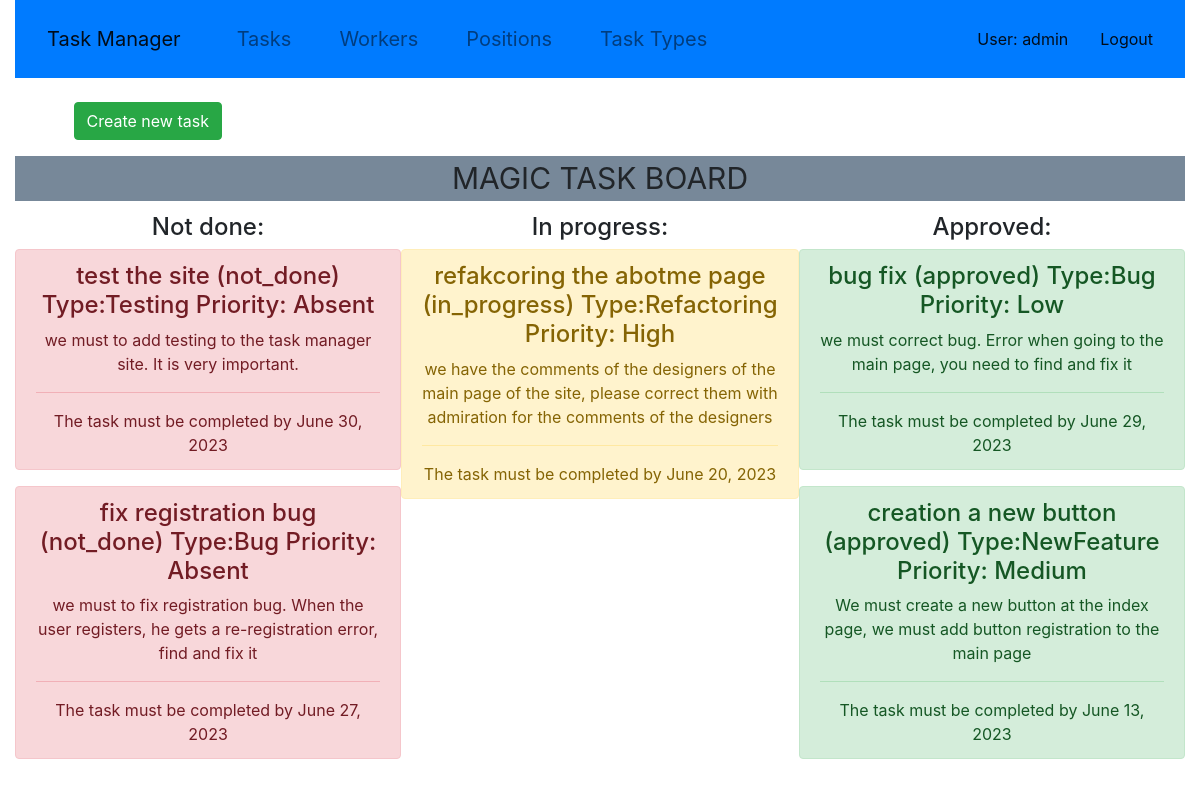
Page /tasks/ (signed in) on the committed database.
### task_manager/models.py (models this page shows, shortened)
class Worker(AbstractUser):
    photo = models.ImageField(upload_to="images/%Y/%m/%d", blank=True, null=True)
    position = models.ForeignKey(
        Position, on_delete=models.CASCADE, blank=True, null=True
    )
    class Meta:
        ordering = ["position"]
    def get_absolute_url(self):
        return reverse("task-manager:worker-detail", kwargs={"pk": self.pk})

class Task(models.Model):
    PRIORITIES = (
        ("High", "One week"),
        ("Medium", "One month"),
        ("Low", "Three month"),
        ("Absent", "Free time"),
    )
    STATUS = (
        ("not_done", "all tasks"),
        ("in_progress", "tasks that are being worked on"),
        ("approved", "completed tasks"),
    )
    name = models.CharField(max_length=63)
    description = models.TextField(blank=True, null=True)
    deadline = models.DateField()
    is_completed = models.BooleanField(default=False)
    priority = models.CharField(max_length=63, choices=PRIORITIES)
    task_type = models.ForeignKey(TaskType, on_delete=models.CASCADE)
    assignees = models.ManyToManyField(Worker)
    status = models.CharField(max_length=63, choices=STATUS, null=True, blank=True)
    class Meta:
        ordering = ["priority"]

class TaskType(models.Model):
    name = models.CharField(max_length=63, unique=True)
    class Meta:
        ordering = ["name"]
    def __str__(self):
        return self.name

### task_manager/views.py (the view)
# urls.py: path("tasks/", TaskListView.as_view(), name="task-list"),
class TaskListView(LoginRequiredMixin, generic.ListView):
    model = Task
    def get_context_data(self, *, object_list=None, **kwargs):
        context = super(TaskListView, self).get_context_data(**kwargs)
        context["not_done"] = list(Task.objects.filter(status="not_done"))
        context["in_progress"] = list(Task.objects.filter(status="in_progress"))
        context["approved"] = list(Task.objects.filter(status="approved"))
        return context

### templates/task_manager/task_list.html (shortened to what this page needs)
{% extends "base.html" %}
{% block content %}
    <br>
  <a class="btn btn-success" href="{% url 'task_manager:task-create' %}" style="margin-left: 5%;">
      Create new task
  </a>
<div id="header">Magic task board</div>
<div id="left">
  <h4>Not done:</h4>
  {% for n_d in not_done %}
    <a href="{% url "task_manager:task-detail" pk=n_d.pk %}" style="text-decoration: none;">
    <div class="alert alert-danger" role="alert">
      <h4 class="alert-heading">{{ n_d.name }} ({{ n_d.status }}) Type:{{ n_d.task_type }} Priority: {{ n_d.priority }}</h4>
      <p>{{ n_d.description}}</p>
      <hr>
      <p class="mb-0">The task must be completed by {{ n_d.deadline }}</p>
    </div>
    </a>
  {% endfor %}
</div>
<div id="right">
<h4>Approved:</h4>
  {% for a_p in approved %}
    <a href="{% url "task_manager:task-detail" pk=a_p.pk %}" style="text-decoration: none;">
    <div class="alert alert-success" role="alert">
      <h4 class="alert-heading">{{ a_p.name }} ({{ a_p.status }}) Type:{{ a_p.task_type }} Priority: {{ a_p.priority }}</h4>
      <p>{{ a_p.description}}</p>
      <hr>
      <p class="mb-0">The task must be completed by {{ a_p.deadline }}</p>
    </div>
    </a>
  {% endfor %}
</div>
<div id="middle">
  <h4>In progress:</h4>
  {% for i_p in in_progress %}
    <a href="{% url "task_manager:task-detail" pk=i_p.pk %}" style="text-decoration: none;">
    <div class="alert alert-warning" role="alert">
      <h4 class="alert-heading">{{ i_p.name }} ({{ i_p.status }}) Type:{{ i_p.task_type }} Priority: {{ i_p.priority }}</h4>
      <p>{{ i_p.description}}</p>
      <hr>
       <p class="mb-0">The task must be completed by {{ i_p.deadline }}</p>
    </div>
    </a>
  {% endfor %}
</div>
{% endblock %}

### templates/includes/sidebar.html (shortened to what this page needs)
<nav class="navbar navbar-expand-lg navbar-light bg-primary active">
  <a class="navbar-brand btn-lg" href="{% url "task-manager:index" %}">Task Manager</a>
  <div class="collapse navbar-collapse" id="navbarText">
    <ul class="navbar-nav mr-auto">
      <li class="nav-item btn-lg ">
        <a class="nav-link" href="{% url "task-manager:task-list" %}">Tasks</a>
      </li>
      <li class="nav-item btn-lg ">
        <a class="nav-link" href="{% url "task-manager:worker-list" %}">Workers</a>
      </li>
      <li class="nav-item btn-lg ">
        <a class="nav-link" href="{% url "task-manager:position-list" %}">Positions</a>
      </li>
      <li class="nav-item btn-lg ">
        <a class="nav-link" href="{% url "task-manager:task-type-list" %}">Task Types</a>
      </li>
    </ul>
    {% if user.is_authenticated %}
      <span class="navbar-text">
        <a class="nav-link" href="{{ user.get_absolute_url }}">User: {{ user.get_username }}</a>
      </span>
      <span class="navbar-text">
        <a class="nav-link" href="{% url 'logout'%}?next={{request.path}}">Logout</a>
      </span>
      {% endif %}
  </div>
</nav>

### static/css/styles.css (style rules this page uses)
* { box-sizing: border-box; }
body { margin: 0; display: flex; align-items: center; justify-content: center; height: max-content; }
a { text-decoration: none; }
#header { width: 100%; margin: 0; text-align: center; background-color:lightslategray; text-transform: uppercase; font-size: 30px; }
#right { float: right; width: 33%; margin: 1% 0 0 0; text-align: center; height: auto; }
#middle { margin: 1% 33%; height: auto; text-align: center; }
#left { margin: 1% 0 0 0; width: 33%; float:left; height: auto; text-align: center; }

### rows in the picture
Worker: get_username "admin"
Task: name "test the site", status "not_done", task_type "Testing", priority "Absent", description "we must to add testing to the task manager site. It is very important.", deadline "June 30, 2023"
Task: name "fix registration bug", status "not_done", task_type "Bug", priority "Absent", description "we must to fix registration bug. When the user registers, he gets a re-registration error, find and fix it", deadline "June 27, 2023"
Task: name "bug fix", status "approved", task_type "Bug", priority "Low", description "we must correct bug. Error when going to the main page, you need to find and fix it", deadline "June 29, 2023"
Task: name "creation a new button", status "approved", task_type "NewFeature", priority "Medium", description "We must create a new button at the index page, we must add button registration to the main page", deadline "June 13, 2023"
Task: name "refakcoring the abotme page", status "in_progress", task_type "Refactoring", priority "High", description "we have the comments of the designers of the main page of the site, please correct them with admiration for the comments of the designers", deadline "June 20, 2023"
